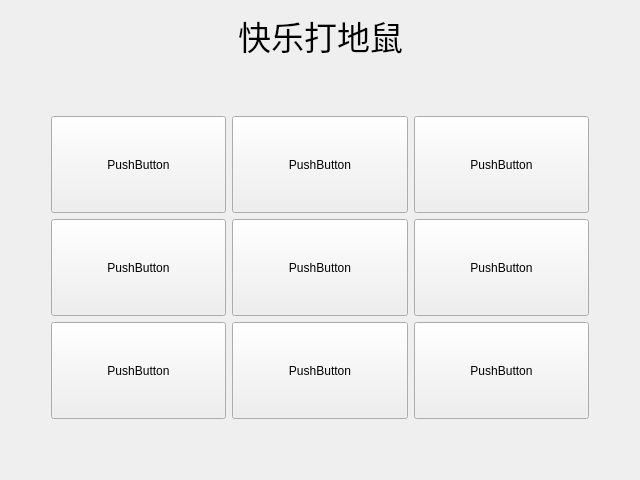
<?xml version="1.0" encoding="UTF-8"?>
<ui version="4.0">
 <class>Game</class>
 <widget class="QWidget" name="Game">
  <property name="geometry">
   <rect>
    <x>0</x>
    <y>0</y>
    <width>640</width>
    <height>480</height>
   </rect>
  </property>
  <property name="windowTitle">
   <string>Form</string>
  </property>
  <layout class="QVBoxLayout" name="verticalLayout">
   <item>
    <layout class="QHBoxLayout" name="horizontalLayout_2">
     <item>
      <spacer name="horizontalSpacer_3">
       <property name="orientation">
        <enum>Qt::Orientation::Horizontal</enum>
       </property>
       <property name="sizeHint" stdset="0">
        <size>
         <width>40</width>
         <height>20</height>
        </size>
       </property>
      </spacer>
     </item>
     <item>
      <widget class="QLabel" name="label">
       <property name="font">
        <font>
         <pointsize>25</pointsize>
        </font>
       </property>
       <property name="text">
        <string>快乐打地鼠</string>
       </property>
      </widget>
     </item>
     <item>
      <spacer name="horizontalSpacer_4">
       <property name="orientation">
        <enum>Qt::Orientation::Horizontal</enum>
       </property>
       <property name="sizeHint" stdset="0">
        <size>
         <width>40</width>
         <height>20</height>
        </size>
       </property>
      </spacer>
     </item>
    </layout>
   </item>
   <item>
    <spacer name="verticalSpacer_2">
     <property name="orientation">
      <enum>Qt::Orientation::Vertical</enum>
     </property>
     <property name="sizeType">
      <enum>QSizePolicy::Policy::Fixed</enum>
     </property>
     <property name="sizeHint" stdset="0">
      <size>
       <width>20</width>
       <height>50</height>
      </size>
     </property>
    </spacer>
   </item>
   <item>
    <layout class="QHBoxLayout" name="horizontalLayout">
     <item>
      <spacer name="horizontalSpacer">
       <property name="orientation">
        <enum>Qt::Orientation::Horizontal</enum>
       </property>
       <property name="sizeType">
        <enum>QSizePolicy::Policy::Minimum</enum>
       </property>
       <property name="sizeHint" stdset="0">
        <size>
         <width>40</width>
         <height>20</height>
        </size>
       </property>
      </spacer>
     </item>
     <item>
      <layout class="QGridLayout" name="gridLayout">
       <item row="2" column="1">
        <widget class="QPushButton" name="pushButton_8">
         <property name="sizePolicy">
          <sizepolicy hsizetype="Expanding" vsizetype="Expanding">
           <horstretch>0</horstretch>
           <verstretch>0</verstretch>
          </sizepolicy>
         </property>
         <property name="text">
          <string>PushButton</string>
         </property>
        </widget>
       </item>
       <item row="0" column="2">
        <widget class="QPushButton" name="pushButton_3">
         <property name="sizePolicy">
          <sizepolicy hsizetype="Expanding" vsizetype="Expanding">
           <horstretch>0</horstretch>
           <verstretch>0</verstretch>
          </sizepolicy>
         </property>
         <property name="text">
          <string>PushButton</string>
         </property>
        </widget>
       </item>
       <item row="1" column="0">
        <widget class="QPushButton" name="pushButton_4">
         <property name="sizePolicy">
          <sizepolicy hsizetype="Expanding" vsizetype="Expanding">
           <horstretch>0</horstretch>
           <verstretch>0</verstretch>
          </sizepolicy>
         </property>
         <property name="text">
          <string>PushButton</string>
         </property>
        </widget>
       </item>
       <item row="2" column="0">
        <widget class="QPushButton" name="pushButton_7">
         <property name="sizePolicy">
          <sizepolicy hsizetype="Expanding" vsizetype="Expanding">
           <horstretch>0</horstretch>
           <verstretch>0</verstretch>
          </sizepolicy>
         </property>
         <property name="text">
          <string>PushButton</string>
         </property>
        </widget>
       </item>
       <item row="2" column="2">
        <widget class="QPushButton" name="pushButton_9">
         <property name="sizePolicy">
          <sizepolicy hsizetype="Expanding" vsizetype="Expanding">
           <horstretch>0</horstretch>
           <verstretch>0</verstretch>
          </sizepolicy>
         </property>
         <property name="text">
          <string>PushButton</string>
         </property>
        </widget>
       </item>
       <item row="0" column="1">
        <widget class="QPushButton" name="pushButton_2">
         <property name="sizePolicy">
          <sizepolicy hsizetype="Expanding" vsizetype="Expanding">
           <horstretch>0</horstretch>
           <verstretch>0</verstretch>
          </sizepolicy>
         </property>
         <property name="text">
          <string>PushButton</string>
         </property>
        </widget>
       </item>
       <item row="0" column="0">
        <widget class="QPushButton" name="pushButton">
         <property name="sizePolicy">
          <sizepolicy hsizetype="Expanding" vsizetype="Expanding">
           <horstretch>0</horstretch>
           <verstretch>0</verstretch>
          </sizepolicy>
         </property>
         <property name="text">
          <string>PushButton</string>
         </property>
        </widget>
       </item>
       <item row="1" column="2">
        <widget class="QPushButton" name="pushButton_6">
         <property name="sizePolicy">
          <sizepolicy hsizetype="Expanding" vsizetype="Expanding">
           <horstretch>0</horstretch>
           <verstretch>0</verstretch>
          </sizepolicy>
         </property>
         <property name="text">
          <string>PushButton</string>
         </property>
        </widget>
       </item>
       <item row="1" column="1">
        <widget class="QPushButton" name="pushButton_5">
         <property name="sizePolicy">
          <sizepolicy hsizetype="Expanding" vsizetype="Expanding">
           <horstretch>0</horstretch>
           <verstretch>0</verstretch>
          </sizepolicy>
         </property>
         <property name="text">
          <string>PushButton</string>
         </property>
        </widget>
       </item>
      </layout>
     </item>
     <item>
      <spacer name="horizontalSpacer_2">
       <property name="orientation">
        <enum>Qt::Orientation::Horizontal</enum>
       </property>
       <property name="sizeType">
        <enum>QSizePolicy::Policy::Minimum</enum>
       </property>
       <property name="sizeHint" stdset="0">
        <size>
         <width>40</width>
         <height>20</height>
        </size>
       </property>
      </spacer>
     </item>
    </layout>
   </item>
   <item>
    <spacer name="verticalSpacer">
     <property name="orientation">
      <enum>Qt::Orientation::Vertical</enum>
     </property>
     <property name="sizeType">
      <enum>QSizePolicy::Policy::Fixed</enum>
     </property>
     <property name="sizeHint" stdset="0">
      <size>
       <width>20</width>
       <height>50</height>
      </size>
     </property>
    </spacer>
   </item>
  </layout>
 </widget>
 <resources/>
 <connections/>
</ui>
